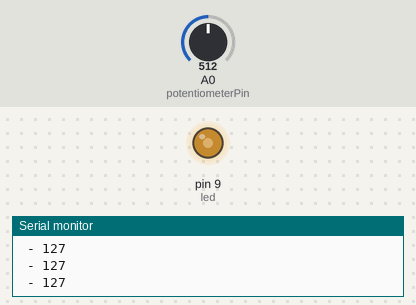
The sketch below on a simulated Arduino Uno, built with avr-gcc and run on an emulated ATmega328P. Parts: output pins drawn as LEDs (lit = HIGH), the last lines printed to the serial monitor. The inputs (shaded band) are chosen by the test bench; at power-on: A0 (potentiometerPin) = 512.

Above: at 1.2 s.
1.3 s: A0 (potentiometerPin) set to 716
At 2.5 s:
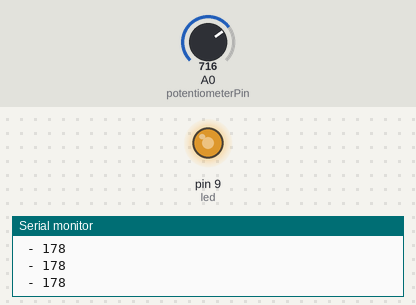
2.8 s: A0 (potentiometerPin) set to 900
At 3.6 s:
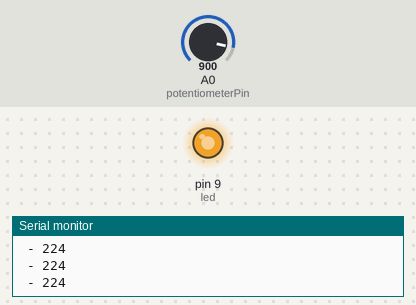
4.3 s: A0 (potentiometerPin) set to 45
At 4.9 s:
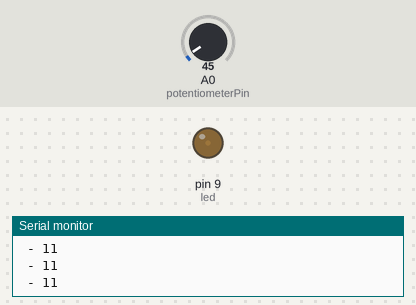
5.8 s: A0 (potentiometerPin) set to 37
At 7.0 s:
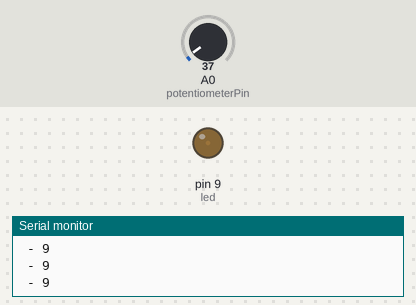
7.3 s: A0 (potentiometerPin) set to 6
At 8.4 s:
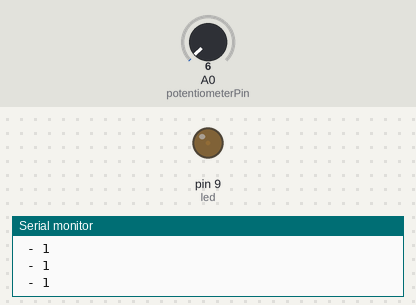
8.8 s: A0 (potentiometerPin) set to 3
At 9.5 s:
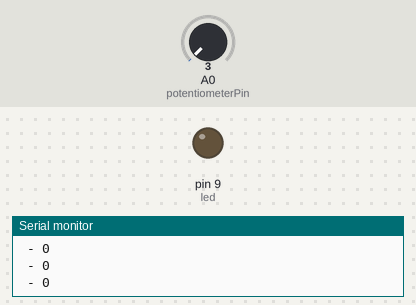
Timing chart, 0 to 11.3 s (numbered marks = the images above; inputs shaded):
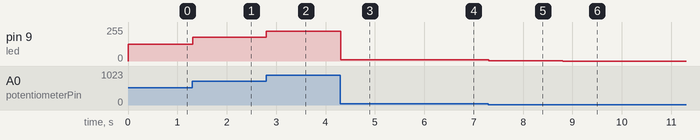

The sketch:

resistanceChange.ino
```cpp
int potentiometerPin = 0;
int led = 9;
int potentiometerVal = 0;
void setup() {
  // put your setup code here, to run once:
  Serial.begin(9600);
}

void loop() {
  // put your main code here, to run repeatedly:
  potentiometerVal = analogRead(potentiometerPin);

  int mappedVal = map(potentiometerVal,0,1023,0,255);
  Serial.print(" - ");
  Serial.println(mappedVal);
  analogWrite(led, mappedVal);
  delay(10);
}
```

Measured:
- after the input at 1.3 s, pin 9 (led): 127/255 → 178/255 at once
- after the input at 2.8 s, pin 9 (led): 178/255 → 224/255 at once
- after the input at 4.3 s, pin 9 (led): 224/255 → 11/255 at once
- after the input at 5.8 s, pin 9 (led): 11/255 → 9/255 at once
- after the input at 7.3 s, pin 9 (led): 9/255 → 1/255 at once
- after the input at 8.8 s, pin 9 (led): 1/255 → 0/255 at once
